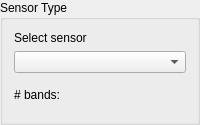
      <widget class="QGroupBox" name="groupBox_2">
       <property name="whatsThis">
        <string>&lt;html&gt;&lt;head/&gt;&lt;body&gt;&lt;p&gt;Specify sensor output for the Look-up-table. &amp;quot;Original&amp;quot; will retain the spectral configuration of the selected model&lt;/p&gt;&lt;/body&gt;&lt;/html&gt;</string>
       </property>
       <property name="title">
        <string>Sensor Type</string>
       </property>
       <layout class="QVBoxLayout" name="verticalLayout_2">
        <item>
         <widget class="QLabel" name="label_17">
          <property name="text">
           <string>Select sensor</string>
          </property>
         </widget>
        </item>
        <item>
         <widget class="QComboBox" name="SType_combobox">
          <property name="sizePolicy">
           <sizepolicy hsizetype="Expanding" vsizetype="Fixed">
            <horstretch>0</horstretch>
            <verstretch>0</verstretch>
           </sizepolicy>
          </property>
         </widget>
        </item>
        <item>
         <widget class="QFrame" name="frame_5">
          <property name="frameShape">
           <enum>QFrame::NoFrame</enum>
          </property>
          <property name="frameShadow">
           <enum>QFrame::Plain</enum>
          </property>
          <layout class="QHBoxLayout" name="horizontalLayout_60">
           <property name="leftMargin">
            <number>0</number>
           </property>
           <property name="rightMargin">
            <number>0</number>
           </property>
           <property name="bottomMargin">
            <number>9</number>
           </property>
           <item>
            <widget class="QLabel" name="label_18">
             <property name="text">
              <string># bands:</string>
             </property>
            </widget>
           </item>
           <item>
            <widget class="QLabel" name="lblNoBands">
             <property name="font">
              <font>
               <weight>75</weight>
               <bold>true</bold>
              </font>
             </property>
             <property name="text">
              <string/>
             </property>
             <property name="alignment">
              <set>Qt::AlignRight|Qt::AlignTrailing|Qt::AlignVCenter</set>
             </property>
            </widget>
           </item>
          </layout>
         </widget>
        </item>
       </layout>
      </widget>
